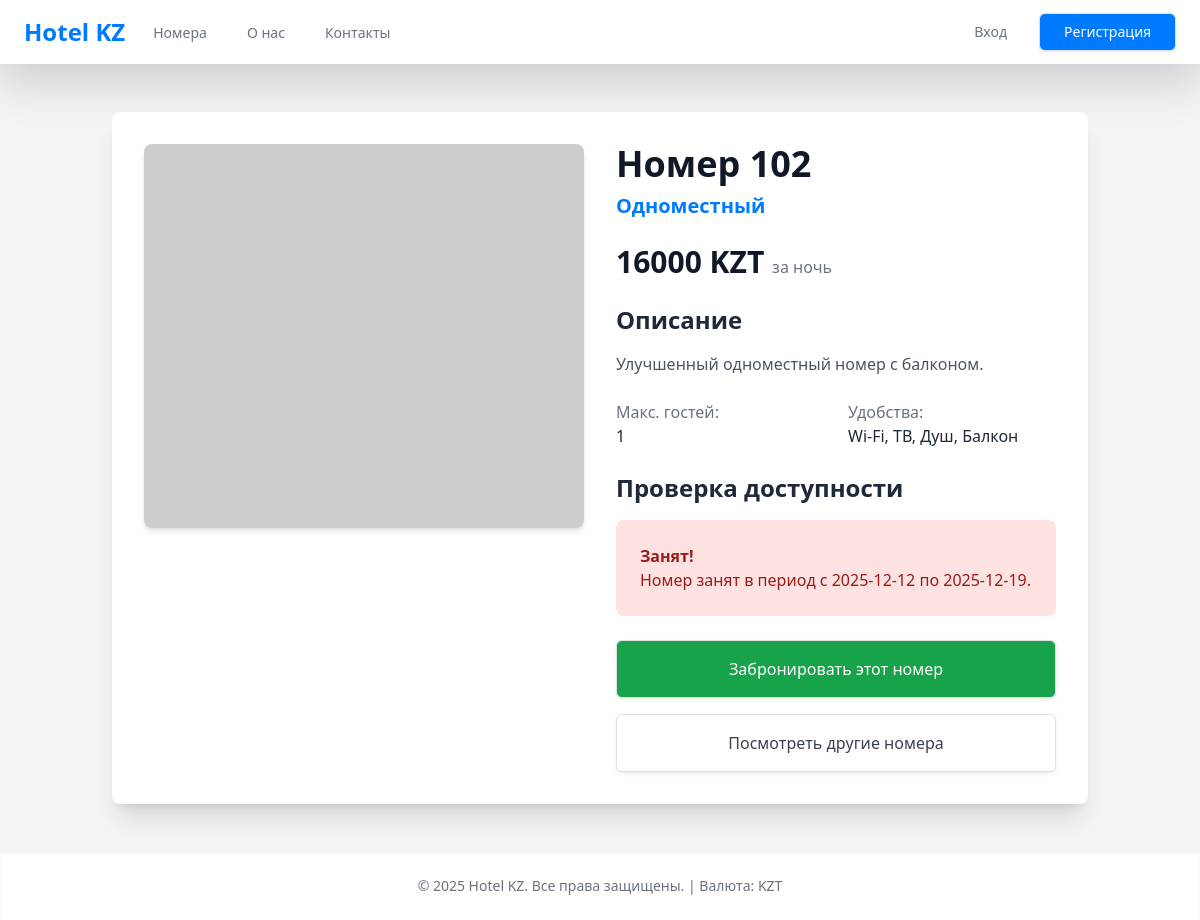
The page /rooms/13/ on the database its author committed.
### hotel/models.py (models this page shows, shortened)
class Room(models.Model):
    ROOM_TYPES = [
        ('single', _('Одноместный')),
        ('double', _('Двухместный')),
        ('suite', _('Люкс')),
        ('family', _('Семейный')),
    ]
    number = models.CharField(max_length=10, unique=True, verbose_name=_("Номер комнаты"))
    room_type = models.CharField(max_length=20, choices=ROOM_TYPES, verbose_name=_("Тип комнаты"))
    price_per_night = models.DecimalField(max_digits=10, decimal_places=2, verbose_name=_("Цена за ночь (KZT)"))
    max_guests = models.PositiveSmallIntegerField(verbose_name=_("Макс. гостей"))
    description = models.TextField(verbose_name=_("Описание"))
    amenities = models.TextField(blank=True, verbose_name=_("Удобства (через запятую)"))
    photo = models.ImageField(upload_to='room_photos/', blank=True, null=True, verbose_name=_("Фото"))
    class Meta:
        verbose_name = _("Комната")
        verbose_name_plural = _("Комнаты")

### hotel/views.py (the view)
# urls.py: path('rooms/<int:pk>/', RoomDetailView.as_view(), name='room_detail'),
class RoomDetailView(TemplateView):
    template_name = 'hotel/room_detail.html'
    def get_context_data(self, **kwargs):
        context = super().get_context_data(**kwargs)
        room = get_object_or_404(Room, pk=self.kwargs['pk'])
        context['room'] = room
        today = date.today()
        seven_days_later = today + timedelta(days=7)
        is_available = not Booking.objects.filter(
            Q(status='paid') | Q(status='pending'),
            room=room,
            check_in_date__lt=seven_days_later,
            check_out_date__gt=today
        ).exists()
        context['is_available'] = is_available
        context['default_check_in'] = today.isoformat()
        context['default_check_out'] = seven_days_later.isoformat()
        return context

### hotel/templates/hotel/room_detail.html (shortened to what this page needs)
{% extends 'base.html' %}
{% block content %}
<div class="container mx-auto p-4">
    <div class="bg-white p-8 rounded-lg shadow-xl">
        <div class="grid grid-cols-1 lg:grid-cols-2 gap-8">
            <div>
                <img class="w-full h-96 object-cover rounded-lg shadow-md" src="https://picsum.photos/seed/room_{{ room.number }}/1000/600" alt="Фото номера {{ room.number }}">
            </div>
            <div>
                <h1 class="text-4xl font-bold text-gray-900 mb-2">Номер {{ room.number }}</h1>
                <p class="text-xl font-semibold text-hotel-primary mb-4">{{ room.get_room_type_display }}</p>
                <div class="mb-6">
                    <p class="text-3xl font-bold text-gray-900">{{ room.price_per_night|floatformat:0 }} KZT <span class="text-base font-normal text-gray-500">за ночь</span></p>
                </div>
                <h2 class="text-2xl font-semibold text-gray-800 mb-3">Описание</h2>
                <p class="text-gray-600 mb-6">{{ room.description }}</p>
                <div class="grid grid-cols-2 gap-4 mb-6">
                    <div>
                        <p class="font-medium text-gray-500">Макс. гостей:</p>
                        <p class="text-gray-800">{{ room.max_guests }}</p>
                    </div>
                    <div>
                        <p class="font-medium text-gray-500">Удобства:</p>
                        <p class="text-gray-800">{{ room.amenities|default:"Не указаны" }}</p>
                    </div>
                </div>
                <h2 class="text-2xl font-semibold text-gray-800 mb-3">Проверка доступности</h2>
                <div class="p-4 rounded-lg {% if is_available %}bg-green-100 text-green-800{% else %}bg-red-100 text-red-800{% endif %} mb-6">
                    {% if is_available %}
                        <p class="font-bold">Свободен!</p>
                        <p>Номер свободен на ближайшие 7 дней ({{ default_check_in }} - {{ default_check_out }}).</p>
                    {% else %}
                        <p class="font-bold">Занят!</p>
                        <p>Номер занят в период с {{ default_check_in }} по {{ default_check_out }}.</p>
                    {% endif %}
                </div>
                <a href="{% url 'booking_create' room_id=room.pk %}" class="w-full inline-flex justify-center items-center px-6 py-3 border border-transparent text-base font-medium rounded-md shadow-sm text-white bg-green-600 hover:bg-green-700 focus:outline-none focus:ring-2 focus:ring-offset-2 focus:ring-green-500">
                    Забронировать этот номер
                </a>
                <a href="{% url 'room_list' %}" class="mt-3 w-full inline-flex justify-center items-center px-6 py-3 border border-gray-300 text-base font-medium rounded-md shadow-sm text-gray-700 bg-white hover:bg-gray-50">
                    Посмотреть другие номера
                </a>
            </div>
        </div>
    </div>
</div>
{% endblock %}

### hotel/templates/base.html (style rules this page uses)
.text-hotel-primary { color: #007bff; }

### rows shown on the page
Room: number "102", room_type "Одноместный", price_per_night "16000", description "Улучшенный одноместный номер с балконом.", max_guests "1", amenities "Wi-Fi, ТВ, Душ, Балкон"

### other values the page prints
{{ default_check_in }} "2025-12-12"
{{ default_check_out }} "2025-12-19"
